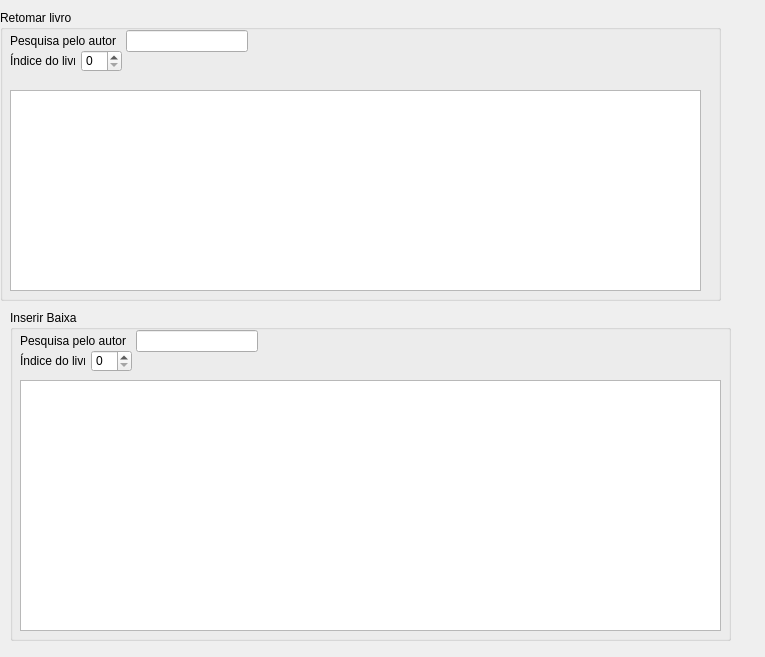
<?xml version="1.0" encoding="UTF-8"?>
<ui version="4.0">
 <class>Dialog</class>
 <widget class="QDialog" name="Dialog">
  <property name="geometry">
   <rect>
    <x>0</x>
    <y>0</y>
    <width>765</width>
    <height>657</height>
   </rect>
  </property>
  <property name="windowTitle">
   <string>Dialog</string>
  </property>
  <widget class="QGroupBox" name="groupBox">
   <property name="geometry">
    <rect>
     <x>10</x>
     <y>310</y>
     <width>721</width>
     <height>331</height>
    </rect>
   </property>
   <property name="title">
    <string>Inserir Baixa</string>
   </property>
   <widget class="QTableWidget" name="tableWidget_2">
    <property name="geometry">
     <rect>
      <x>10</x>
      <y>70</y>
      <width>701</width>
      <height>251</height>
     </rect>
    </property>
   </widget>
   <widget class="QWidget" name="">
    <property name="geometry">
     <rect>
      <x>10</x>
      <y>20</y>
      <width>238</width>
      <height>22</height>
     </rect>
    </property>
    <layout class="QHBoxLayout" name="horizontalLayout">
     <item>
      <widget class="QLabel" name="label_2">
       <property name="text">
        <string>Pesquisa pelo autor </string>
       </property>
      </widget>
     </item>
     <item>
      <widget class="QLineEdit" name="lineEdit"/>
     </item>
    </layout>
   </widget>
   <widget class="QWidget" name="">
    <property name="geometry">
     <rect>
      <x>10</x>
      <y>40</y>
      <width>112</width>
      <height>22</height>
     </rect>
    </property>
    <layout class="QHBoxLayout" name="horizontalLayout_2">
     <item>
      <widget class="QLabel" name="label_3">
       <property name="text">
        <string>Índice do livro</string>
       </property>
      </widget>
     </item>
     <item>
      <widget class="QSpinBox" name="spinBox_2"/>
     </item>
    </layout>
   </widget>
  </widget>
  <widget class="QGroupBox" name="groupBox_2">
   <property name="geometry">
    <rect>
     <x>0</x>
     <y>10</y>
     <width>721</width>
     <height>291</height>
    </rect>
   </property>
   <property name="title">
    <string>Retomar livro</string>
   </property>
   <widget class="QTableWidget" name="tableWidget">
    <property name="geometry">
     <rect>
      <x>10</x>
      <y>80</y>
      <width>691</width>
      <height>201</height>
     </rect>
    </property>
   </widget>
   <widget class="QWidget" name="">
    <property name="geometry">
     <rect>
      <x>10</x>
      <y>20</y>
      <width>238</width>
      <height>22</height>
     </rect>
    </property>
    <layout class="QHBoxLayout" name="horizontalLayout_3">
     <item>
      <widget class="QLabel" name="label_4">
       <property name="text">
        <string>Pesquisa pelo autor </string>
       </property>
      </widget>
     </item>
     <item>
      <widget class="QLineEdit" name="lineEdit_2"/>
     </item>
    </layout>
   </widget>
   <widget class="QWidget" name="">
    <property name="geometry">
     <rect>
      <x>10</x>
      <y>40</y>
      <width>112</width>
      <height>22</height>
     </rect>
    </property>
    <layout class="QHBoxLayout" name="horizontalLayout_4">
     <item>
      <widget class="QLabel" name="label_5">
       <property name="text">
        <string>Índice do livro</string>
       </property>
      </widget>
     </item>
     <item>
      <widget class="QSpinBox" name="spinBox"/>
     </item>
    </layout>
   </widget>
  </widget>
 </widget>
 <resources/>
 <connections/>
</ui>
